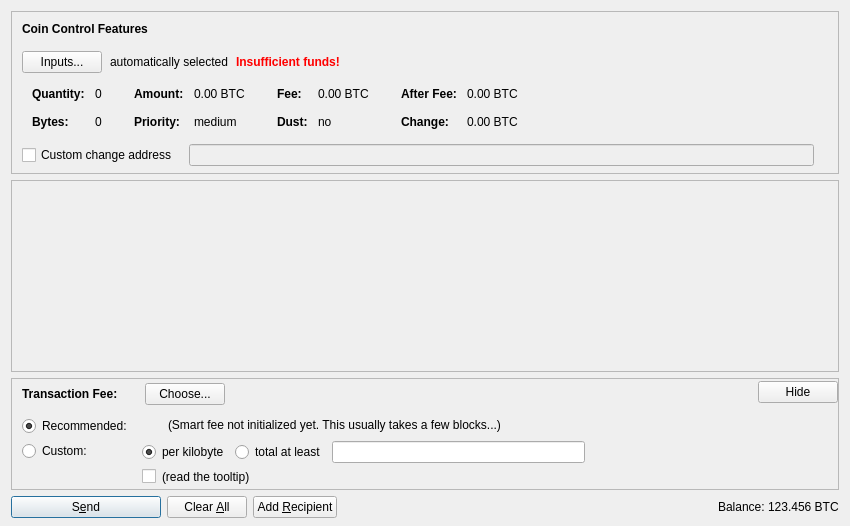
<?xml version="1.0" encoding="UTF-8"?>
<ui version="4.0">
 <class>SendCoinsDialog</class>
 <widget class="QDialog" name="SendCoinsDialog">
  <property name="geometry">
   <rect>
    <x>0</x>
    <y>0</y>
    <width>850</width>
    <height>526</height>
   </rect>
  </property>
  <property name="windowTitle">
   <string>Send Coins</string>
  </property>
  <layout class="QVBoxLayout" name="verticalLayout" stretch="0,1,0,0">
   <property name="bottomMargin">
    <number>8</number>
   </property>
   <item>
    <widget class="QFrame" name="frameCoinControl">
     <property name="sizePolicy">
      <sizepolicy hsizetype="Expanding" vsizetype="Expanding">
       <horstretch>0</horstretch>
       <verstretch>0</verstretch>
      </sizepolicy>
     </property>
     <property name="maximumSize">
      <size>
       <width>16777215</width>
       <height>16777215</height>
      </size>
     </property>
     <property name="frameShape">
      <enum>QFrame::StyledPanel</enum>
     </property>
     <property name="frameShadow">
      <enum>QFrame::Sunken</enum>
     </property>
     <layout class="QVBoxLayout" name="verticalLayoutCoinControl2">
      <property name="spacing">
       <number>0</number>
      </property>
      <property name="leftMargin">
       <number>0</number>
      </property>
      <property name="topMargin">
       <number>0</number>
      </property>
      <property name="rightMargin">
       <number>0</number>
      </property>
      <property name="bottomMargin">
       <number>6</number>
      </property>
      <item>
       <layout class="QVBoxLayout" name="verticalLayoutCoinControl" stretch="0,0,0,0,1">
        <property name="spacing">
         <number>0</number>
        </property>
        <property name="leftMargin">
         <number>10</number>
        </property>
        <property name="topMargin">
         <number>10</number>
        </property>
        <item>
         <layout class="QHBoxLayout" name="horizontalLayoutCoinControl1">
          <property name="bottomMargin">
           <number>15</number>
          </property>
          <item>
           <widget class="QLabel" name="labelCoinControlFeatures">
            <property name="sizePolicy">
             <sizepolicy hsizetype="Preferred" vsizetype="Maximum">
              <horstretch>0</horstretch>
              <verstretch>0</verstretch>
             </sizepolicy>
            </property>
            <property name="font">
             <font>
              <weight>75</weight>
              <bold>true</bold>
             </font>
            </property>
            <property name="styleSheet">
             <string notr="true">font-weight:bold;</string>
            </property>
            <property name="text">
             <string>Coin Control Features</string>
            </property>
           </widget>
          </item>
         </layout>
        </item>
        <item>
         <layout class="QHBoxLayout" name="horizontalLayoutCoinControl2" stretch="0,0,0,0">
          <property name="spacing">
           <number>8</number>
          </property>
          <property name="bottomMargin">
           <number>10</number>
          </property>
          <item>
           <widget class="QPushButton" name="pushButtonCoinControl">
            <property name="styleSheet">
             <string notr="true"/>
            </property>
            <property name="text">
             <string>Inputs...</string>
            </property>
            <property name="autoDefault">
             <bool>false</bool>
            </property>
           </widget>
          </item>
          <item>
           <widget class="QLabel" name="labelCoinControlAutomaticallySelected">
            <property name="text">
             <string>automatically selected</string>
            </property>
            <property name="margin">
             <number>5</number>
            </property>
           </widget>
          </item>
          <item>
           <widget class="QLabel" name="labelCoinControlInsuffFunds">
            <property name="font">
             <font>
              <weight>75</weight>
              <bold>true</bold>
             </font>
            </property>
            <property name="styleSheet">
             <string notr="true">color:red;font-weight:bold;</string>
            </property>
            <property name="text">
             <string>Insufficient funds!</string>
            </property>
            <property name="margin">
             <number>5</number>
            </property>
           </widget>
          </item>
          <item>
           <spacer name="horizontalSpacerCoinControl">
            <property name="orientation">
             <enum>Qt::Horizontal</enum>
            </property>
            <property name="sizeHint" stdset="0">
             <size>
              <width>40</width>
              <height>1</height>
             </size>
            </property>
           </spacer>
          </item>
         </layout>
        </item>
        <item>
         <widget class="QWidget" name="widgetCoinControl" native="true">
          <property name="sizePolicy">
           <sizepolicy hsizetype="Preferred" vsizetype="Preferred">
            <horstretch>0</horstretch>
            <verstretch>0</verstretch>
           </sizepolicy>
          </property>
          <property name="minimumSize">
           <size>
            <width>0</width>
            <height>0</height>
           </size>
          </property>
          <property name="styleSheet">
           <string notr="true"/>
          </property>
          <layout class="QHBoxLayout" name="horizontalLayoutCoinControl5">
           <property name="leftMargin">
            <number>0</number>
           </property>
           <property name="topMargin">
            <number>0</number>
           </property>
           <property name="rightMargin">
            <number>0</number>
           </property>
           <property name="bottomMargin">
            <number>0</number>
           </property>
           <item>
            <layout class="QHBoxLayout" name="horizontalLayoutCoinControl3" stretch="0,0,0,1">
             <property name="spacing">
              <number>20</number>
             </property>
             <property name="topMargin">
              <number>0</number>
             </property>
             <property name="bottomMargin">
              <number>10</number>
             </property>
             <item>
              <layout class="QFormLayout" name="formLayoutCoinControl1">
               <property name="horizontalSpacing">
                <number>10</number>
               </property>
               <property name="verticalSpacing">
                <number>14</number>
               </property>
               <property name="leftMargin">
                <number>10</number>
               </property>
               <property name="topMargin">
                <number>4</number>
               </property>
               <property name="rightMargin">
                <number>6</number>
               </property>
               <item row="0" column="0">
                <widget class="QLabel" name="labelCoinControlQuantityText">
                 <property name="font">
                  <font>
                   <weight>75</weight>
                   <bold>true</bold>
                  </font>
                 </property>
                 <property name="text">
                  <string>Quantity:</string>
                 </property>
                 <property name="margin">
                  <number>0</number>
                 </property>
                </widget>
               </item>
               <item row="0" column="1">
                <widget class="QLabel" name="labelCoinControlQuantity">
                 <property name="cursor">
                  <cursorShape>IBeamCursor</cursorShape>
                 </property>
                 <property name="contextMenuPolicy">
                  <enum>Qt::ActionsContextMenu</enum>
                 </property>
                 <property name="text">
                  <string notr="true">0</string>
                 </property>
                 <property name="margin">
                  <number>0</number>
                 </property>
                 <property name="textInteractionFlags">
                  <set>Qt::LinksAccessibleByMouse|Qt::TextSelectableByKeyboard|Qt::TextSelectableByMouse</set>
                 </property>
                </widget>
               </item>
               <item row="1" column="0">
                <widget class="QLabel" name="labelCoinControlBytesText">
                 <property name="font">
                  <font>
                   <weight>75</weight>
                   <bold>true</bold>
                  </font>
                 </property>
                 <property name="text">
                  <string>Bytes:</string>
                 </property>
                </widget>
               </item>
               <item row="1" column="1">
                <widget class="QLabel" name="labelCoinControlBytes">
                 <property name="cursor">
                  <cursorShape>IBeamCursor</cursorShape>
                 </property>
                 <property name="contextMenuPolicy">
                  <enum>Qt::ActionsContextMenu</enum>
                 </property>
                 <property name="text">
                  <string notr="true">0</string>
                 </property>
                 <property name="textInteractionFlags">
                  <set>Qt::LinksAccessibleByMouse|Qt::TextSelectableByKeyboard|Qt::TextSelectableByMouse</set>
                 </property>
                </widget>
               </item>
              </layout>
             </item>
             <item>
              <layout class="QFormLayout" name="formLayoutCoinControl2">
               <property name="horizontalSpacing">
                <number>10</number>
               </property>
               <property name="verticalSpacing">
                <number>14</number>
               </property>
               <property name="leftMargin">
                <number>6</number>
               </property>
               <property name="topMargin">
                <number>4</number>
               </property>
               <property name="rightMargin">
                <number>6</number>
               </property>
               <item row="0" column="0">
                <widget class="QLabel" name="labelCoinControlAmountText">
                 <property name="font">
                  <font>
                   <weight>75</weight>
                   <bold>true</bold>
                  </font>
                 </property>
                 <property name="text">
                  <string>Amount:</string>
                 </property>
                 <property name="margin">
                  <number>0</number>
                 </property>
                </widget>
               </item>
               <item row="0" column="1">
                <widget class="QLabel" name="labelCoinControlAmount">
                 <property name="cursor">
                  <cursorShape>IBeamCursor</cursorShape>
                 </property>
                 <property name="contextMenuPolicy">
                  <enum>Qt::ActionsContextMenu</enum>
                 </property>
                 <property name="text">
                  <string notr="true">0.00 BTC</string>
                 </property>
                 <property name="textInteractionFlags">
                  <set>Qt::LinksAccessibleByMouse|Qt::TextSelectableByKeyboard|Qt::TextSelectableByMouse</set>
                 </property>
                </widget>
               </item>
               <item row="1" column="0">
                <widget class="QLabel" name="labelCoinControlPriorityText">
                 <property name="font">
                  <font>
                   <weight>75</weight>
                   <bold>true</bold>
                  </font>
                 </property>
                 <property name="text">
                  <string>Priority:</string>
                 </property>
                </widget>
               </item>
               <item row="1" column="1">
                <widget class="QLabel" name="labelCoinControlPriority">
                 <property name="cursor">
                  <cursorShape>IBeamCursor</cursorShape>
                 </property>
                 <property name="contextMenuPolicy">
                  <enum>Qt::ActionsContextMenu</enum>
                 </property>
                 <property name="text">
                  <string notr="true">medium</string>
                 </property>
                 <property name="textInteractionFlags">
                  <set>Qt::LinksAccessibleByMouse|Qt::TextSelectableByKeyboard|Qt::TextSelectableByMouse</set>
                 </property>
                </widget>
               </item>
              </layout>
             </item>
             <item>
              <layout class="QFormLayout" name="formLayoutCoinControl3">
               <property name="horizontalSpacing">
                <number>10</number>
               </property>
               <property name="verticalSpacing">
                <number>14</number>
               </property>
               <property name="leftMargin">
                <number>6</number>
               </property>
               <property name="topMargin">
                <number>4</number>
               </property>
               <property name="rightMargin">
                <number>6</number>
               </property>
               <item row="0" column="0">
                <widget class="QLabel" name="labelCoinControlFeeText">
                 <property name="font">
                  <font>
                   <weight>75</weight>
                   <bold>true</bold>
                  </font>
                 </property>
                 <property name="text">
                  <string>Fee:</string>
                 </property>
                 <property name="margin">
                  <number>0</number>
                 </property>
                </widget>
               </item>
               <item row="0" column="1">
                <widget class="QLabel" name="labelCoinControlFee">
                 <property name="cursor">
                  <cursorShape>IBeamCursor</cursorShape>
                 </property>
                 <property name="contextMenuPolicy">
                  <enum>Qt::ActionsContextMenu</enum>
                 </property>
                 <property name="text">
                  <string notr="true">0.00 BTC</string>
                 </property>
                 <property name="textInteractionFlags">
                  <set>Qt::LinksAccessibleByMouse|Qt::TextSelectableByKeyboard|Qt::TextSelectableByMouse</set>
                 </property>
                </widget>
               </item>
               <item row="1" column="0">
                <widget class="QLabel" name="labelCoinControlLowOutputText">
                 <property name="font">
                  <font>
                   <weight>75</weight>
                   <bold>true</bold>
                  </font>
                 </property>
                 <property name="text">
                  <string>Dust:</string>
                 </property>
                </widget>
               </item>
               <item row="1" column="1">
                <widget class="QLabel" name="labelCoinControlLowOutput">
                 <property name="cursor">
                  <cursorShape>IBeamCursor</cursorShape>
                 </property>
                 <property name="contextMenuPolicy">
                  <enum>Qt::ActionsContextMenu</enum>
                 </property>
                 <property name="text">
                  <string notr="true">no</string>
                 </property>
                 <property name="textInteractionFlags">
                  <set>Qt::LinksAccessibleByMouse|Qt::TextSelectableByKeyboard|Qt::TextSelectableByMouse</set>
                 </property>
                </widget>
               </item>
              </layout>
             </item>
             <item>
              <layout class="QFormLayout" name="formLayoutCoinControl4">
               <property name="horizontalSpacing">
                <number>10</number>
               </property>
               <property name="verticalSpacing">
                <number>14</number>
               </property>
               <property name="leftMargin">
                <number>6</number>
               </property>
               <property name="topMargin">
                <number>4</number>
               </property>
               <property name="rightMargin">
                <number>6</number>
               </property>
               <item row="0" column="0">
                <widget class="QLabel" name="labelCoinControlAfterFeeText">
                 <property name="font">
                  <font>
                   <weight>75</weight>
                   <bold>true</bold>
                  </font>
                 </property>
                 <property name="text">
                  <string>After Fee:</string>
                 </property>
                 <property name="margin">
                  <number>0</number>
                 </property>
                </widget>
               </item>
               <item row="0" column="1">
                <widget class="QLabel" name="labelCoinControlAfterFee">
                 <property name="cursor">
                  <cursorShape>IBeamCursor</cursorShape>
                 </property>
                 <property name="contextMenuPolicy">
                  <enum>Qt::ActionsContextMenu</enum>
                 </property>
                 <property name="text">
                  <string notr="true">0.00 BTC</string>
                 </property>
                 <property name="textInteractionFlags">
                  <set>Qt::LinksAccessibleByMouse|Qt::TextSelectableByKeyboard|Qt::TextSelectableByMouse</set>
                 </property>
                </widget>
               </item>
               <item row="1" column="0">
                <widget class="QLabel" name="labelCoinControlChangeText">
                 <property name="font">
                  <font>
                   <weight>75</weight>
                   <bold>true</bold>
                  </font>
                 </property>
                 <property name="text">
                  <string>Change:</string>
                 </property>
                </widget>
               </item>
               <item row="1" column="1">
                <widget class="QLabel" name="labelCoinControlChange">
                 <property name="cursor">
                  <cursorShape>IBeamCursor</cursorShape>
                 </property>
                 <property name="contextMenuPolicy">
                  <enum>Qt::ActionsContextMenu</enum>
                 </property>
                 <property name="text">
                  <string notr="true">0.00 BTC</string>
                 </property>
                 <property name="textInteractionFlags">
                  <set>Qt::LinksAccessibleByMouse|Qt::TextSelectableByKeyboard|Qt::TextSelectableByMouse</set>
                 </property>
                </widget>
               </item>
              </layout>
             </item>
            </layout>
           </item>
          </layout>
         </widget>
        </item>
        <item>
         <layout class="QHBoxLayout" name="horizontalLayoutCoinControl4" stretch="0,0,0">
          <property name="spacing">
           <number>12</number>
          </property>
          <property name="sizeConstraint">
           <enum>QLayout::SetDefaultConstraint</enum>
          </property>
          <property name="topMargin">
           <number>5</number>
          </property>
          <property name="rightMargin">
           <number>5</number>
          </property>
          <item>
           <widget class="QCheckBox" name="checkBoxCoinControlChange">
            <property name="toolTip">
             <string>If this is activated, but the change address is empty or invalid, change will be sent to a newly generated address.</string>
            </property>
            <property name="text">
             <string>Custom change address</string>
            </property>
           </widget>
          </item>
          <item>
           <widget class="QValidatedLineEdit" name="lineEditCoinControlChange">
            <property name="enabled">
             <bool>false</bool>
            </property>
            <property name="sizePolicy">
             <sizepolicy hsizetype="Expanding" vsizetype="Fixed">
              <horstretch>0</horstretch>
              <verstretch>0</verstretch>
             </sizepolicy>
            </property>
           </widget>
          </item>
          <item>
           <widget class="QLabel" name="labelCoinControlChangeLabel">
            <property name="sizePolicy">
             <sizepolicy hsizetype="Preferred" vsizetype="Expanding">
              <horstretch>0</horstretch>
              <verstretch>0</verstretch>
             </sizepolicy>
            </property>
            <property name="minimumSize">
             <size>
              <width>0</width>
              <height>0</height>
             </size>
            </property>
            <property name="text">
             <string/>
            </property>
            <property name="margin">
             <number>3</number>
            </property>
           </widget>
          </item>
         </layout>
        </item>
        <item>
         <spacer name="verticalSpacerCoinControl">
          <property name="orientation">
           <enum>Qt::Vertical</enum>
          </property>
          <property name="sizeHint" stdset="0">
           <size>
            <width>800</width>
            <height>1</height>
           </size>
          </property>
         </spacer>
        </item>
       </layout>
      </item>
     </layout>
    </widget>
   </item>
   <item>
    <widget class="QScrollArea" name="scrollArea">
     <property name="widgetResizable">
      <bool>true</bool>
     </property>
     <widget class="QWidget" name="scrollAreaWidgetContents">
      <property name="geometry">
       <rect>
        <x>0</x>
        <y>0</y>
        <width>830</width>
        <height>104</height>
       </rect>
      </property>
      <layout class="QVBoxLayout" name="verticalLayout_2" stretch="0,1">
       <property name="leftMargin">
        <number>0</number>
       </property>
       <property name="topMargin">
        <number>0</number>
       </property>
       <property name="rightMargin">
        <number>0</number>
       </property>
       <property name="bottomMargin">
        <number>0</number>
       </property>
       <item>
        <layout class="QVBoxLayout" name="entries">
         <property name="spacing">
          <number>6</number>
         </property>
        </layout>
       </item>
       <item>
        <spacer name="verticalSpacer">
         <property name="orientation">
          <enum>Qt::Vertical</enum>
         </property>
         <property name="sizeHint" stdset="0">
          <size>
           <width>20</width>
           <height>40</height>
          </size>
         </property>
        </spacer>
       </item>
      </layout>
     </widget>
    </widget>
   </item>
   <item>
    <widget class="QFrame" name="frameFee">
     <property name="sizePolicy">
      <sizepolicy hsizetype="Expanding" vsizetype="Expanding">
       <horstretch>0</horstretch>
       <verstretch>0</verstretch>
      </sizepolicy>
     </property>
     <property name="maximumSize">
      <size>
       <width>16777215</width>
       <height>16777215</height>
      </size>
     </property>
     <property name="frameShape">
      <enum>QFrame::StyledPanel</enum>
     </property>
     <property name="frameShadow">
      <enum>QFrame::Sunken</enum>
     </property>
     <layout class="QVBoxLayout" name="verticalLayoutFee1">
      <property name="spacing">
       <number>0</number>
      </property>
      <property name="leftMargin">
       <number>0</number>
      </property>
      <property name="topMargin">
       <number>0</number>
      </property>
      <property name="rightMargin">
       <number>0</number>
      </property>
      <property name="bottomMargin">
       <number>0</number>
      </property>
      <item>
       <layout class="QVBoxLayout" name="verticalLayoutFee2" stretch="0,0,0">
        <property name="spacing">
         <number>0</number>
        </property>
        <property name="leftMargin">
         <number>10</number>
        </property>
        <property name="topMargin">
         <number>0</number>
        </property>
        <item>
         <layout class="QHBoxLayout" name="horizontalLayoutFee1">
          <property name="bottomMargin">
           <number>0</number>
          </property>
          <item>
           <layout class="QVBoxLayout" name="verticalLayoutFee7">
            <property name="spacing">
             <number>0</number>
            </property>
            <item>
             <spacer name="verticalSpacerSmartFee">
              <property name="orientation">
               <enum>Qt::Vertical</enum>
              </property>
              <property name="sizeType">
               <enum>QSizePolicy::Fixed</enum>
              </property>
              <property name="sizeHint" stdset="0">
               <size>
                <width>1</width>
                <height>4</height>
               </size>
              </property>
             </spacer>
            </item>
            <item>
             <layout class="QHBoxLayout" name="horizontalLayoutSmartFee">
              <property name="spacing">
               <number>10</number>
              </property>
              <item>
               <widget class="QLabel" name="labelFeeHeadline">
                <property name="sizePolicy">
                 <sizepolicy hsizetype="Preferred" vsizetype="Maximum">
                  <horstretch>0</horstretch>
                  <verstretch>0</verstretch>
                 </sizepolicy>
                </property>
                <property name="font">
                 <font>
                  <weight>75</weight>
                  <bold>true</bold>
                 </font>
                </property>
                <property name="styleSheet">
                 <string notr="true">font-weight:bold;</string>
                </property>
                <property name="text">
                 <string>Transaction Fee:</string>
                </property>
               </widget>
              </item>
              <item>
               <widget class="QLabel" name="labelFeeMinimized">
                <property name="text">
                 <string/>
                </property>
               </widget>
              </item>
              <item>
               <widget class="QPushButton" name="buttonChooseFee">
                <property name="text">
                 <string>Choose...</string>
                </property>
               </widget>
              </item>
             </layout>
            </item>
            <item>
             <spacer name="verticalSpacer_5">
              <property name="orientation">
               <enum>Qt::Vertical</enum>
              </property>
              <property name="sizeHint" stdset="0">
               <size>
                <width>1</width>
                <height>1</height>
               </size>
              </property>
             </spacer>
            </item>
           </layout>
          </item>
          <item>
           <spacer name="horizontalSpacer_4">
            <property name="orientation">
             <enum>Qt::Horizontal</enum>
            </property>
            <property name="sizeHint" stdset="0">
             <size>
              <width>40</width>
              <height>20</height>
             </size>
            </property>
           </spacer>
          </item>
          <item>
           <widget class="QPushButton" name="buttonMinimizeFee">
            <property name="toolTip">
             <string>collapse fee-settings</string>
            </property>
            <property name="text">
             <string>Hide</string>
            </property>
           </widget>
          </item>
         </layout>
        </item>
        <item>
         <widget class="QFrame" name="frameFeeSelection">
          <layout class="QVBoxLayout" name="verticalLayoutFee12">
           <property name="spacing">
            <number>0</number>
           </property>
           <property name="leftMargin">
            <number>0</number>
           </property>
           <property name="topMargin">
            <number>0</number>
           </property>
           <property name="rightMargin">
            <number>0</number>
           </property>
           <property name="bottomMargin">
            <number>0</number>
           </property>
           <item>
            <layout class="QGridLayout" name="gridLayoutFee">
             <property name="topMargin">
              <number>10</number>
             </property>
             <property name="bottomMargin">
              <number>4</number>
             </property>
             <property name="horizontalSpacing">
              <number>10</number>
             </property>
             <property name="verticalSpacing">
              <number>4</number>
             </property>
             <item row="1" column="1">
              <layout class="QVBoxLayout" name="verticalLayoutFee8">
               <property name="spacing">
                <number>6</number>
               </property>
               <item>
                <layout class="QHBoxLayout" name="horizontalLayoutFee13">
                 <item>
                  <widget class="QRadioButton" name="radioCustomPerKilobyte">
                   <property name="toolTip">
                    <string>If the custom fee is set to 1000 satoshis and the transaction is only 250 bytes, then &quot;per kilobyte&quot; only pays 250 satoshis in fee, while &quot;total at least&quot; pays 1000 satoshis. For transactions bigger than a kilobyte both pay by kilobyte.</string>
                   </property>
                   <property name="text">
                    <string>per kilobyte</string>
                   </property>
                   <property name="checked">
                    <bool>true</bool>
                   </property>
                   <attribute name="buttonGroup">
                    <string notr="true">groupCustomFee</string>
                   </attribute>
                  </widget>
                 </item>
                 <item>
                  <widget class="QRadioButton" name="radioCustomAtLeast">
                   <property name="toolTip">
                    <string>If the custom fee is set to 1000 satoshis and the transaction is only 250 bytes, then &quot;per kilobyte&quot; only pays 250 satoshis in fee, while &quot;total at least&quot; pays 1000 satoshis. For transactions bigger than a kilobyte both pay by kilobyte.</string>
                   </property>
                   <property name="text">
                    <string>total at least</string>
                   </property>
                   <attribute name="buttonGroup">
                    <string notr="true">groupCustomFee</string>
                   </attribute>
                  </widget>
                 </item>
                 <item>
                  <widget class="BitcoinAmountField" name="customFee"/>
                 </item>
                 <item>
                  <spacer name="horizontalSpacer_6">
                   <property name="orientation">
                    <enum>Qt::Horizontal</enum>
                   </property>
                   <property name="sizeHint" stdset="0">
                    <size>
                     <width>1</width>
                     <height>1</height>
                    </size>
                   </property>
                  </spacer>
                 </item>
                </layout>
               </item>
               <item>
                <layout class="QHBoxLayout" name="horizontalLayoutFee8">
                 <item>
                  <widget class="QCheckBox" name="checkBoxMinimumFee">
                   <property name="toolTip">
                    <string>Paying only the minimum fee is just fine as long as there is less transaction volume than space in the blocks. But be aware that this can end up in a never confirming transaction once there is more demand for bitcoin transactions than the network can process.</string>
                   </property>
                   <property name="text">
                    <string/>
                   </property>
                  </widget>
                 </item>
                 <item>
                  <widget class="QLabel" name="labelMinFeeWarning">
                   <property name="enabled">
                    <bool>true</bool>
                   </property>
                   <property name="toolTip">
                    <string>Paying only the minimum fee is just fine as long as there is less transaction volume than space in the blocks. But be aware that this can end up in a never confirming transaction once there is more demand for bitcoin transactions than the network can process.</string>
                   </property>
                   <property name="text">
                    <string>(read the tooltip)</string>
                   </property>
                   <property name="margin">
                    <number>5</number>
                   </property>
                  </widget>
                 </item>
                 <item>
                  <spacer name="horizontalSpacer_2">
                   <property name="orientation">
                    <enum>Qt::Horizontal</enum>
                   </property>
                   <property name="sizeHint" stdset="0">
                    <size>
                     <width>1</width>
                     <height>1</height>
                    </size>
                   </property>
                  </spacer>
                 </item>
                </layout>
               </item>
              </layout>
             </item>
             <item row="0" column="0">
              <layout class="QVBoxLayout" name="verticalLayoutFee4" stretch="0,1">
               <item>
                <widget class="QRadioButton" name="radioSmartFee">
                 <property name="text">
                  <string>Recommended:</string>
                 </property>
                 <property name="checked">
                  <bool>true</bool>
                 </property>
                 <attribute name="buttonGroup">
                  <string notr="true">groupFee</string>
                 </attribute>
                </widget>
               </item>
               <item>
                <spacer name="verticalSpacer_2">
                 <property name="orientation">
                  <enum>Qt::Vertical</enum>
                 </property>
                 <property name="sizeHint" stdset="0">
                  <size>
                   <width>1</width>
                   <height>1</height>
                  </size>
                 </property>
                </spacer>
               </item>
              </layout>
             </item>
             <item row="1" column="0">
              <layout class="QVBoxLayout" name="verticalLayoutFee9" stretch="0,1">
               <item>
                <widget class="QRadioButton" name="radioCustomFee">
                 <property name="text">
                  <string>Custom:</string>
                 </property>
                 <attribute name="buttonGroup">
                  <string notr="true">groupFee</string>
                 </attribute>
                </widget>
               </item>
               <item>
                <spacer name="verticalSpacer_6">
                 <property name="orientation">
                  <enum>Qt::Vertical</enum>
                 </property>
                 <property name="sizeHint" stdset="0">
                  <size>
                   <width>1</width>
                   <height>1</height>
                  </size>
                 </property>
                </spacer>
               </item>
              </layout>
             </item>
             <item row="0" column="1">
              <layout class="QVBoxLayout" name="verticalLayoutFee3" stretch="0,0,1">
               <property name="spacing">
                <number>6</number>
               </property>
               <property name="topMargin">
                <number>2</number>
               </property>
               <item>
                <layout class="QHBoxLayout" name="horizontalLayoutFee12">
                 <item>
                  <widget class="QLabel" name="labelSmartFee">
                   <property name="text">
                    <string/>
                   </property>
                   <property name="margin">
                    <number>2</number>
                   </property>
                  </widget>
                 </item>
                 <item>
                  <widget class="QLabel" name="labelFeeEstimation">
                   <property name="text">
                    <string/>
                   </property>
                  </widget>
                 </item>
                 <item>
                  <widget class="QLabel" name="labelSmartFee2">
                   <property name="text">
                    <string>(Smart fee not initialized yet. This usually takes a few blocks...)</string>
                   </property>
                   <property name="margin">
                    <number>2</number>
                   </property>
                  </widget>
                 </item>
                 <item>
                  <spacer name="horizontalSpacer_5">
                   <property name="orientation">
                    <enum>Qt::Horizontal</enum>
                   </property>
                   <property name="sizeHint" stdset="0">
                    <size>
                     <width>1</width>
                     <height>1</height>
                    </size>
                   </property>
                  </spacer>
                 </item>
                </layout>
               </item>
               <item>
                <spacer name="verticalSpacer_4">
                 <property name="orientation">
                  <enum>Qt::Vertical</enum>
                 </property>
                 <property name="sizeHint" stdset="0">
                  <size>
                   <width>1</width>
                   <height>1</height>
                  </size>
                 </property>
                </spacer>
               </item>
              </layout>
             </item>
            </layout>
           </item>
          </layout>
         </widget>
        </item>
        <item>
         <spacer name="verticalSpacerFee">
          <property name="orientation">
           <enum>Qt::Vertical</enum>
          </property>
          <property name="sizeHint" stdset="0">
           <size>
            <width>800</width>
            <height>1</height>
           </size>
          </property>
         </spacer>
        </item>
       </layout>
      </item>
     </layout>
    </widget>
   </item>
   <item>
    <layout class="QHBoxLayout" name="horizontalLayout">
     <item>
      <widget class="QPushButton" name="sendButton">
       <property name="minimumSize">
        <size>
         <width>150</width>
         <height>0</height>
        </size>
       </property>
       <property name="toolTip">
        <string>Confirm the send action</string>
       </property>
       <property name="text">
        <string>S&amp;end</string>
       </property>
       <property name="icon">
        <iconset resource="../bitcoin.qrc">
         <normaloff>:/icons/send</normaloff>:/icons/send</iconset>
       </property>
       <property name="autoDefault">
        <bool>false</bool>
       </property>
       <property name="default">
        <bool>true</bool>
       </property>
      </widget>
     </item>
     <item>
      <widget class="QPushButton" name="clearButton">
       <property name="sizePolicy">
        <sizepolicy hsizetype="Minimum" vsizetype="Fixed">
         <horstretch>0</horstretch>
         <verstretch>0</verstretch>
        </sizepolicy>
       </property>
       <property name="toolTip">
        <string>Clear all fields of the form.</string>
       </property>
       <property name="text">
        <string>Clear &amp;All</string>
       </property>
       <property name="icon">
        <iconset resource="../bitcoin.qrc">
         <normaloff>:/icons/remove</normaloff>:/icons/remove</iconset>
       </property>
       <property name="autoDefault">
        <bool>false</bool>
       </property>
      </widget>
     </item>
     <item>
      <widget class="QPushButton" name="addButton">
       <property name="toolTip">
        <string>Send to multiple recipients at once</string>
       </property>
       <property name="text">
        <string>Add &amp;Recipient</string>
       </property>
       <property name="icon">
        <iconset resource="../bitcoin.qrc">
         <normaloff>:/icons/add</normaloff>:/icons/add</iconset>
       </property>
       <property name="autoDefault">
        <bool>false</bool>
       </property>
      </widget>
     </item>
     <item>
      <spacer name="horizontalSpacer">
       <property name="orientation">
        <enum>Qt::Horizontal</enum>
       </property>
       <property name="sizeHint" stdset="0">
        <size>
         <width>40</width>
         <height>20</height>
        </size>
       </property>
      </spacer>
     </item>
     <item>
      <layout class="QHBoxLayout" name="horizontalLayout_2">
       <property name="spacing">
        <number>3</number>
       </property>
       <item>
        <widget class="QLabel" name="label">
         <property name="sizePolicy">
          <sizepolicy hsizetype="Preferred" vsizetype="Fixed">
           <horstretch>0</horstretch>
           <verstretch>0</verstretch>
          </sizepolicy>
         </property>
         <property name="text">
          <string>Balance:</string>
         </property>
        </widget>
       </item>
       <item>
        <widget class="QLabel" name="labelBalance">
         <property name="sizePolicy">
          <sizepolicy hsizetype="Preferred" vsizetype="Fixed">
           <horstretch>0</horstretch>
           <verstretch>0</verstretch>
          </sizepolicy>
         </property>
         <property name="cursor">
          <cursorShape>IBeamCursor</cursorShape>
         </property>
         <property name="text">
          <string notr="true">123.456 BTC</string>
         </property>
         <property name="textInteractionFlags">
          <set>Qt::LinksAccessibleByMouse|Qt::TextSelectableByKeyboard|Qt::TextSelectableByMouse</set>
         </property>
        </widget>
       </item>
      </layout>
     </item>
    </layout>
   </item>
  </layout>
 </widget>
 <customwidgets>
  <customwidget>
   <class>QValidatedLineEdit</class>
   <extends>QLineEdit</extends>
   <header>qvalidatedlineedit.h</header>
  </customwidget>
  <customwidget>
   <class>BitcoinAmountField</class>
   <extends>QLineEdit</extends>
   <header>bitcoinamountfield.h</header>
   <container>1</container>
  </customwidget>
 </customwidgets>
 <resources>
  <include location="../bitcoin.qrc"/>
 </resources>
 <connections/>
 <buttongroups>
  <buttongroup name="groupFee"/>
  <buttongroup name="groupCustomFee"/>
 </buttongroups>
</ui>
